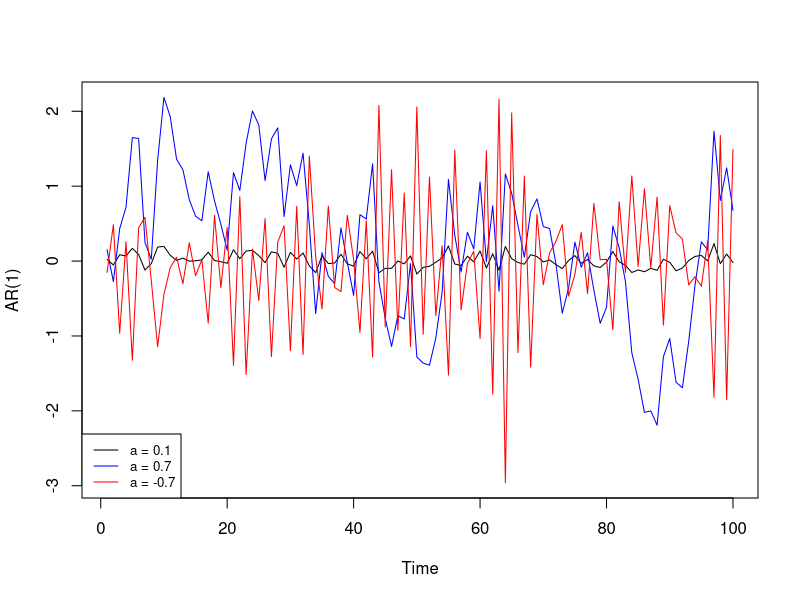

Reproduce this figure in R. (Note: this script raises an error after producing the figure.)
rm(list=objects())

#### Data simulation

set.seed(4) # ensures reproducible results

n = 100
t = 1:n

## AR(1)

# Generation

eps = rnorm(n,0,1)

ar1_t = function(t, a, epsilon){
  epsilon = head(epsilon, t)
  powers_a = a^((t):1) # to start with y[1] = a*eps[1]. If you want to start with y[1]=eps[1], should be a^((t-1):0)
  return(powers_a %*% epsilon) # * is done term-by-term. %*% is the matrix multiplication.
}

y1 = sapply(1:n, ar1_t, a=0.1, epsilon=eps)
y2 = sapply(1:n, ar1_t, a=0.7, epsilon=eps)
y3 = sapply(1:n, ar1_t, a=-0.7, epsilon=eps)

plot(t, y1, type='l', xlab="Time", ylab="AR(1)", ylim=range(y1,y2,y3))
lines(t, y2, col='blue')
lines(t, y3, col='red')
legend("bottomleft", legend=c("a = 0.1", "a = 0.7", "a = -0.7"),
       lty=1, col=c("black","blue","red"), cex=0.8)

# a=0.1 => less variance.
# a=-0.7 => more round trips around 0.

#### ACF and PACF functions

autoCorr = function(x,h)
{
  x.lag = lag.xts(x, k=h, na.pad=T)
  return(cor(x.lag, x, use="pairwise.complete.obs"))
}

PartialAutoCorr<-function(x,h)
{
  x.lag = lapply(c(1:h), lag.xts, x=x, na.pad=T)
  x.lag = matrix(unlist(x.lag), ncol=length(x.lag))
  reg = lm(x~x.lag-1)
  return(as.numeric(tail(reg$coef,1)))
}

#### Results on our data

par(mfrow=c(1,2)) # In the plot window, 1 line and 2 columns: 2 plots next to each other.

## a = 0.1

acf1 = c(1, sapply(c(1:30), autoCorr, x=y1))
plot(0:30, acf1, type='h', ylim=c(-0.3,1), xlab="Lag", ylab=expression(ACF ~~ (rho(h))))
abline(h=0)
lines(c(0:30),0.1^c(0:30),col='red') 
legend("topright", legend=c(expression(a^group("|",h,"|") %~~% rho(h))), 
       lty=1, col="red", cex=0.5)
# ρ(h) =a^|h| for an AR of parameter a. We obtain coherent results with this.

pacf1 = sapply(c(1:30), PartialAutoCorr, x=y1)
plot(1:30, pacf1, type='h', ylim=c(-0.3,0.2), xlab="Lag", ylab=expression(PACF ~~ (r(h))))
abline(h=0)

acf(y1, lag.max=30)
lines(c(0:30),0.1^c(0:30),col='red')

pacf(y1, lag.max=30)

## a = 0.7

acf2 = c(1, sapply(c(1:30), autoCorr, x=y2))
plot(0:30, acf2, type='h', ylim=c(-0.2,1), xlab="Lag", ylab=expression(ACF ~~ (rho(h))))
abline(h=0)
lines(c(0:30),0.7^c(0:30),col='red')
legend("topright", legend=c(expression(a^group("|",h,"|") %~~% rho(h))), 
       lty=1, col="red", cex=0.5)

pacf2 = sapply(c(1:30), PartialAutoCorr, x=y2)
plot(1:30, pacf2, type='h', ylim=c(-0.2,0.8), xlab="Lag", ylab=expression(PACF ~~ (r(h))))
abline(h=0)

acf(y2, lag.max=30)
lines(c(0:30),0.7^c(0:30),col='red')

pacf(y2, lag.max=30)

## a = -0.7

acf3 = c(1, sapply(c(1:30), autoCorr, x=y3))
plot(0:30, acf3, type='h', ylim=c(-0.7,1), xlab="Lag", ylab=expression(ACF ~~ (rho(h))))
abline(h=0)
lines(c(0:30),(-0.7)^c(0:30),col='red')
legend("topright", legend=c(expression(a^group("|",h,"|") %~~% rho(h))), 
       lty=1, col="red", cex=0.5)

pacf3 = sapply(c(1:30), PartialAutoCorr, x=y3)
plot(1:30, pacf3, type='h', ylim=c(-0.7,0.2), xlab="Lag", ylab=expression(PACF ~~ (r(h))))
abline(h=0)

acf(y3, lag.max=30)
lines(c(0:30),(-0.7)^c(0:30),col='red')

pacf(y3, lag.max=30)

# Generally, we have small differences with our handy functions, and the ones from R.
# It comes from the estimation procedure:
# - ACF uses the mean over the n-h observations and not all the observations
# - PACF fits autoregressive models of successively higher orders up to lag.max

# The exponential fit was not always really good (especially for a=0.7), 
# but we have really few data: thus we have more "noise" in comparison with 
# the processus structure itself.
# Increase the size!

par(mfrow=c(1,1))

n = 200
t = 1:n

eps = rnorm(n,0,1)

y1 = sapply(1:n, ar1_t, a=0.1, epsilon=eps)
y2 = sapply(1:n, ar1_t, a=0.7, epsilon=eps)
y3 = sapply(1:n, ar1_t, a=-0.7, epsilon=eps)

plot(t, y1, type='l', xlab="Time", ylab="AR(1)", ylim=range(y1,y2,y3))
lines(t, y2, col='blue')
lines(t, y3, col='red')
legend("bottomleft", legend=c("a = 0.1", "a = 0.7", "a = -0.7"),
       lty=1, col=c("black","blue","red"), cex=0.8)

par(mfrow=c(1,2)) 

acf1 = c(1, sapply(c(1:30), autoCorr, x=y1))
plot(0:30, acf1, type='h', ylim=c(-0.3,1), xlab="Lag", ylab=expression(ACF ~~ (rho(h))))
abline(h=0)
lines(c(0:30),0.1^c(0:30),col='red') 
legend("topright", legend=c(expression(a^group("|",h,"|") %~~% rho(h))), 
       lty=1, col="red", cex=0.5)

pacf1 = sapply(c(1:30), PartialAutoCorr, x=y1)
plot(1:30, pacf1, type='h', ylim=c(-0.3,0.2), xlab="Lag", ylab=expression(PACF ~~ (r(h))))
abline(h=0)

acf(y1, lag.max=30)
lines(c(0:30),0.1^c(0:30),col='red')

pacf(y1, lag.max=30)

acf2 = c(1, sapply(c(1:30), autoCorr, x=y2))
plot(0:30, acf2, type='h', ylim=c(-0.2,1), xlab="Lag", ylab=expression(ACF ~~ (rho(h))))
abline(h=0)
lines(c(0:30),0.7^c(0:30),col='red')
legend("topright", legend=c(expression(a^group("|",h,"|") %~~% rho(h))), 
       lty=1, col="red", cex=0.5)

pacf2 = sapply(c(1:30), PartialAutoCorr, x=y2)
plot(1:30, pacf2, type='h', ylim=c(-0.2,0.8), xlab="Lag", ylab=expression(PACF ~~ (r(h))))
abline(h=0)

acf(y2, lag.max=30)
lines(c(0:30),0.7^c(0:30),col='red')

pacf(y2, lag.max=30)

acf3 = c(1, sapply(c(1:30), autoCorr, x=y3))
plot(0:30, acf3, type='h', ylim=c(-0.7,1), xlab="Lag", ylab=expression(ACF ~~ (rho(h))))
abline(h=0)
lines(c(0:30),(-0.7)^c(0:30),col='red')
legend("topright", legend=c(expression(a^group("|",h,"|") %~~% rho(h))), 
       lty=1, col="red", cex=0.5)

pacf3 = sapply(c(1:30), PartialAutoCorr, x=y3)
plot(1:30, pacf3, type='h', ylim=c(-0.7,0.2), xlab="Lag", ylab=expression(PACF ~~ (r(h))))
abline(h=0)

acf(y3, lag.max=30)
lines(c(0:30),(-0.7)^c(0:30),col='red')

pacf(y3, lag.max=30)

# The exponential speed of decrease is really better fitted!

par(mfrow=c(1,1))

#### Data generation: MA(4)

n = 100
t = 1:n

eps = rnorm(n,0,1)

a4 = c(1,rep(2, 3))
y4 = stats::filter(eps, filter=a4, method = c("convolution"), sides=1, circular=FALSE)[4:n]

a5 = c(1,rep(0.5, 3))
y5 = stats::filter(eps, filter=a5, method = c("convolution"), sides=1, circular=FALSE)[4:n]

a6 = c(1,rep(-0.5, 3))
y6 = stats::filter(eps, filter=a6, method = c("convolution"), sides=1, circular=FALSE)[4:n]

new_t = 4:n

plot(new_t, y4, type='l', xlab="Time", ylab="MA(4)", ylim=range(y4,y5,y6, na.rm=TRUE))
lines(new_t, y5, col='blue')
lines(new_t, y6, col='red')

par(mfrow=c(1,2))

acf4 = c(1, sapply(c(1:30), autoCorr, x=y4))
plot(0:30, acf4, type='h', ylim=c(-0.3,1), xlab="Lag", ylab=expression(ACF ~~ (rho(h))))
abline(h=0)
abline(v=5, lty=3, col="red")
legend("topright", legend=c(expression(q+1: ~~ above ~~ it ~~ rho(h) %~~% 0)), 
       lty=3, col="red", cex=0.5)
# γ(q+h) = 0, for a MA(q). Here, we should have ACF near 0 starting from lag 5. 

pacf4 = sapply(c(1:30), PartialAutoCorr, x=y4)
plot(1:30, pacf4, type='h', ylim=c(-0.3,0.8), xlab="Lag", ylab=expression(PACF ~~ (r(h))))
abline(h=0)

acf(y4, lag.max=30)
abline(v=5, lty=3, col="red")

pacf(y4, lag.max=30)

acf5 = c(1, sapply(c(1:30), autoCorr, x=y5))
plot(0:30, acf5, type='h', ylim=c(-0.3,1), xlab="Lag", ylab=expression(ACF ~~ (rho(h))))
abline(h=0)
abline(v=5, lty=3, col="red")
legend("topright", legend=c(expression(q+1: ~~ above ~~ it ~~ rho(h) %~~% 0)), 
       lty=3, col="red", cex=0.5)

pacf5 = sapply(c(1:30), PartialAutoCorr, x=y5)
plot(1:30, pacf5, type='h', ylim=c(-0.3,0.7), xlab="Lag", ylab=expression(PACF ~~ (r(h))))
abline(h=0)

acf(y5, lag.max=30)
abline(v=5, lty=3, col="red")

pacf(y5, lag.max=30)

acf6 = c(1, sapply(c(1:30), autoCorr, x=y6))
plot(0:30, acf6, type='h', ylim=c(-0.4,1), xlab="Lag", ylab=expression(ACF ~~ (rho(h))))
abline(h=0)
abline(v=5, lty=3, col="red")
legend("topright", legend=c(expression(q+1: ~~ above ~~ it ~~ rho(h) %~~% 0)), 
       lty=3, col="red", cex=0.5)

pacf6 = sapply(c(1:30), PartialAutoCorr, x=y6)
plot(1:30, pacf6, type='h', ylim=c(-0.4,0.2), xlab="Lag", ylab=expression(PACF ~~ (r(h))))
abline(h=0)

acf(y6, lag.max=30)
abline(v=5, lty=3, col="red")

pacf(y6, lag.max=30)

par(mfrow=c(1,1))

# The 0 coefficients for lags above 5 was clearly not the case.
# But we have a very small dataset, thus we have more "noise" in comparison with the
# processus structure itself.
# Increase the size!

n = 200
t = 1:n

eps = rnorm(n,0,1)

a4 = c(1,rep(2, 3))
y4 = stats::filter(eps, filter=a4, method = c("convolution"), sides=1, circular=FALSE)[4:n]

a5 = c(1,rep(0.5, 3))
y5 = stats::filter(eps, filter=a5, method = c("convolution"), sides=1, circular=FALSE)[4:n]

a6 = c(1,rep(-0.5, 3))
y6 = stats::filter(eps, filter=a6, method = c("convolution"), sides=1, circular=FALSE)[4:n]

new_t = 4:n

plot(new_t, y4, type='l', xlab="Time", ylab="MA(4)", ylim=range(y4,y5,y6, na.rm=TRUE))
lines(new_t, y5, col='blue')
lines(new_t, y6, col='red')

par(mfrow=c(1,2))

acf4 = c(1, sapply(c(1:30), autoCorr, x=y4))
plot(0:30, acf4, type='h', ylim=c(-0.2,1), xlab="Lag", ylab=expression(ACF ~~ (rho(h))))
abline(h=0)
abline(v=5, lty=3, col="red")
legend("topright", legend=c(expression(q+1: ~~ above ~~ it ~~ rho(h) %~~% 0)), 
       lty=3, col="red", cex=0.5)

pacf4 = sapply(c(1:30), PartialAutoCorr, x=y4)
plot(1:30, pacf4, type='h', ylim=c(-0.3,0.8), xlab="Lag", ylab=expression(PACF ~~ (r(h))))
abline(h=0)

acf(y4, lag.max=30)
abline(v=5, lty=3, col="red")

pacf(y4, lag.max=30)

acf5 = c(1, sapply(c(1:30), autoCorr, x=y5))
plot(0:30, acf5, type='h', ylim=c(-0.2,1), xlab="Lag", ylab=expression(ACF ~~ (rho(h))))
abline(h=0)
abline(v=5, lty=3, col="red")
legend("topright", legend=c(expression(q+1: ~~ above ~~ it ~~ rho(h) %~~% 0)), 
       lty=3, col="red", cex=0.5)

pacf5 = sapply(c(1:30), PartialAutoCorr, x=y5)
plot(1:30, pacf5, type='h', ylim=c(-0.2,0.7), xlab="Lag", ylab=expression(PACF ~~ (r(h))))
abline(h=0)

acf(y5, lag.max=30)
abline(v=5, lty=3, col="red")

pacf(y5, lag.max=30)

acf6 = c(1, sapply(c(1:30), autoCorr, x=y6))
plot(0:30, acf6, type='h', ylim=c(-0.4,1), xlab="Lag", ylab=expression(ACF ~~ (rho(h))))
abline(h=0)
abline(v=5, lty=3, col="red")
legend("topright", legend=c(expression(q+1: ~~ above ~~ it ~~ rho(h) %~~% 0)), 
       lty=3, col="red", cex=0.5)

pacf6 = sapply(1:30, PartialAutoCorr, x=y6)
plot(1:30, pacf6, type='h', ylim=c(-0.4,0.2), xlab="Lag", ylab=expression(PACF ~~ (r(h))))
abline(h=0)

acf(y6, lag.max=30)
abline(v=5, lty=3, col="red")

pacf(y6, lag.max=30)

# With a bigger data-set, we indeed have 0 coefficients for h >= 5.

par(mfrow=c(1,1))
